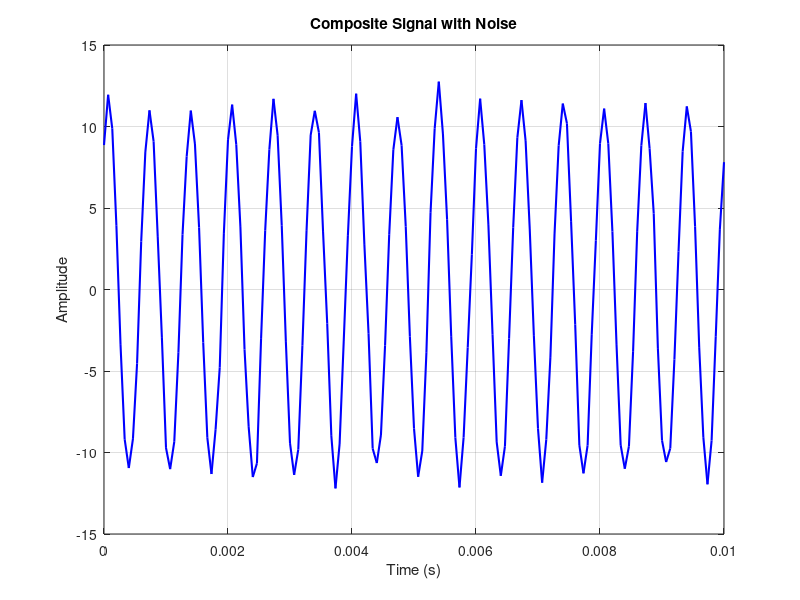

The MATLAB source for this figure:
% Given values
A = 2; B = 2; C = 4; D = 8; E = 4; F = 8; G = 3; H = 3;

% Compute amplitudes
A1 = A + B + H;  % 7
A2 = B + C + H;  % 9
s = (C + D + H) / 30; % 0.5

% Compute frequencies
f1 = (C + D + H) * 100;  % 1500 Hz
f2 = (D + E + H) * 100;  % 1500 Hz

% Time vector
fs = 10 * f1;   
t = 0:1/fs:0.01;

% Generate signals
x = A1 * sin(2 * pi * f1 * t) + A2 * cos(2 * pi * f2 * t) + s * randn(size(t));

% Plot the signal
figure;
plot(t, x, 'b', 'LineWidth', 1.5);
xlabel('Time (s)');
ylabel('Amplitude');
title('Composite Signal with Noise');
grid on;
xlim([0 0.01]); % Show only 10ms of signal
